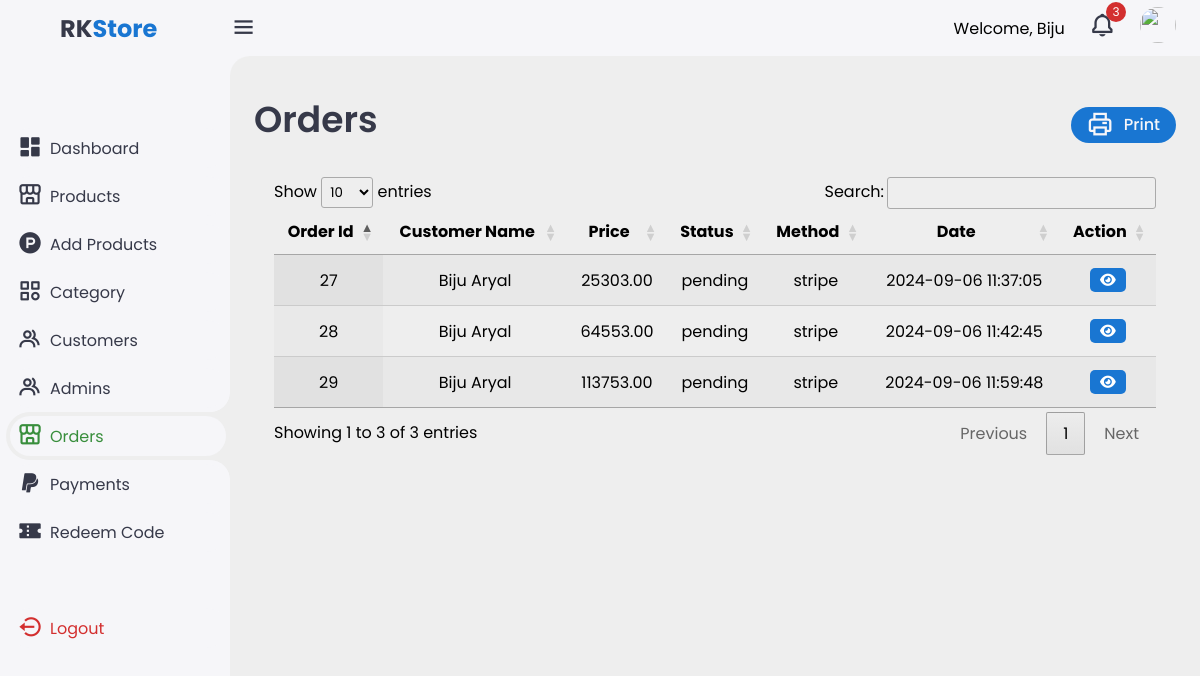
Before: /admin/orders.php (signed in) with the older database file.
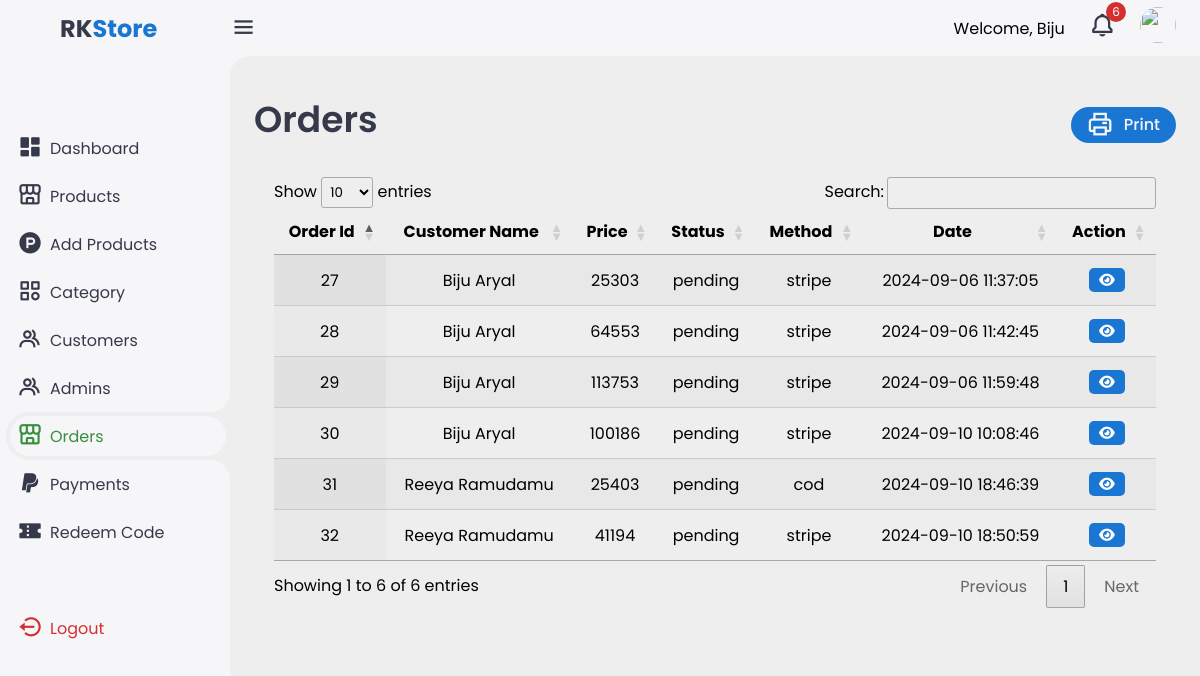
After: the same page with the newer database file.
### tables this page shows
CREATE TABLE `orders` (
  `order_id` int(11) NOT NULL,
  `user_id` int(11) DEFAULT NULL,
  `order_date` timestamp NOT NULL DEFAULT current_timestamp(),
  `status` enum('pending','shipped','delivered','cancelled') DEFAULT 'pending',
  `total_amount` decimal(10,0) NOT NULL,
  `shipping_address` text NOT NULL,
  `billing_address` text NOT NULL,
  `payment_method` varchar(50) DEFAULT NULL,
  `payment_status` enum('paid','pending','failed') DEFAULT 'pending',
  `tracking_number` varchar(100) DEFAULT NULL,
  `created_at` timestamp NOT NULL DEFAULT current_timestamp(),
  `updated_at` timestamp NOT NULL DEFAULT current_timestamp() ON UPDATE current_timestamp()
);

CREATE TABLE `users` (
  `user_id` int(11) NOT NULL,
  `first_name` varchar(50) NOT NULL,
  `last_name` varchar(50) NOT NULL,
  `profile_pic` varchar(255) DEFAULT NULL,
  `email` varchar(100) NOT NULL,
  `password` varchar(255) NOT NULL,
  `phone_number` varchar(15) DEFAULT NULL,
  `address` varchar(255) DEFAULT NULL,
  `street` varchar(255) DEFAULT NULL,
  `apartment` varchar(255) DEFAULT NULL,
  `city` varchar(255) DEFAULT NULL,
  `status` enum('active','disabled') DEFAULT 'active',
  `verification` enum('verified','unverified') DEFAULT 'unverified',
  `verification_token` varchar(255) DEFAULT NULL,
  `created_at` timestamp NULL DEFAULT NULL,
  `updated_at` timestamp NOT NULL DEFAULT current_timestamp() ON UPDATE current_timestamp()
);

### admin/orders.php (the view, shortened to what this page needs)
<?php
include_once("./include/sidebar.php");
include_once('./php/connection.php');
?>
<main>
    <div class="header">
        <div class="left">
            <h1>Orders</h1>
        </div>
        <a href="#" class="report" onclick="printOrders()">
            <i class='bx bx-printer'></i>
            <span>Print</span>
        </a>
    </div>
    <div class="container">
        <?php
        $sql = "SELECT * FROM orders";
        $result = mysqli_query($conn, $sql);
        ?>
        <table id="example" class="display responsive nowrap" style="width:100%;">
            <thead>
                <tr>
                    <th>Order Id</th>
                    <th>Customer Name</th>
                    <th>Price</th>
                    <th>Status</th>
                    <th>Method</th>
                    <th>Date</th>
                    <th>Action</th>
                </tr>
            </thead>
            <tbody>
                <?php
                if (mysqli_num_rows($result) > 0) {
                    while ($row = mysqli_fetch_assoc($result)) {
                        $userId = $row['user_id'];
                        $userSql = "SELECT * FROM users WHERE user_id='$userId'";
                        $rowUser = mysqli_fetch_assoc(mysqli_query($conn,$userSql));
                        echo "<tr>";
                        echo "<td>" . $row['order_id'] . "</td>";
                        echo "<td>" . $rowUser['first_name'] ." ". $rowUser['last_name'] . "</td>";
                        echo "<td>" . $row['total_amount'] . "</td>";
                        echo "<td>" . $row['status'] . "</td>";
                        echo "<td>" . $row['payment_method'] . "</td>";
                        echo "<td>" . $row['order_date'] . "</td>";
                        echo "<td class='actions'>
                         <a href='./php/view-order.php?orderId=" . $row['order_id'] . "'><i class='fa fa-eye edit'></i></a>
                      </td>";
                        echo "</tr>";
                    }
                } else {
                    echo "<tr><td colspan='7'>No categories found</td></tr>";
                }
                ?>
            </tbody>
        </table>
    </div>
</main>
</div>
</body>
</html>

### admin/include/sidebar.php (shortened to what this page needs)
<?php
$connection = mysqli_connect("localhost", "root", "", "rk_db");
?>
<!DOCTYPE html>
<html lang="en">
<head>
    <link href='https://unpkg.com/boxicons@2.1.4/css/boxicons.min.css' rel='stylesheet'>
    <link rel="stylesheet" href="https://cdnjs.cloudflare.com/ajax/libs/font-awesome/6.6.0/css/all.min.css">
    <link rel="stylesheet" href="https://unicons.iconscout.com/release/v3.0.6/css/line.css">
    <link rel="stylesheet" href="./css/style.css">
    <link rel="stylesheet" href="https://cdn.datatables.net/1.10.19/css/jquery.dataTables.min.css">
    <link rel="stylesheet" href="https://cdn.datatables.net/responsive/2.2.3/css/responsive.dataTables.min.css">
</head>
<body>
    <div class="sidebar">
        <a href="#" class="logo">
            <div class="logo-name"><span>RK</span>Store</div>
        </a>
        <ul class="side-menu">
            <li class="active"><a href="index.php"><i class='bx bxs-dashboard'></i>Dashboard</a></li>
            <li><a href="products.php"><i class='bx bx-store-alt'></i>Products</a></li>
            <li><a href="add-product.php"><i class='bx bxl-product-hunt'></i>Add Products</a></li>
            <li><a href="category.php"><i class='bx bx-category'></i>Category</a></li>
            <li><a href="users.php"><i class='bx bx-group'></i>Customers</a></li>
            <li><a href="admin.php"><i class='bx bx-group'></i>Admins</a></li>
            <li><a href="orders.php"><i class='bx bx-store-alt'></i>Orders</a></li>
            <li><a href="payments.php"><i class='bx bxl-paypal'></i>Payments</a></li>
            <li><a href="redeem-code.php"><i class='bx bxs-coupon'></i>Redeem Code</a></li>
        </ul>
        <ul class="side-menu">
            <li>
                <a href="./include/logout.php" class="logout">
                    <i class='bx bx-log-out-circle'></i>
                    Logout
                </a>
            </li>
        </ul>
    </div>
    <div class="content">
        <nav>
            <i class='bx bx-menu'></i>
            <?php
            $sqli = "SELECT * FROM orders WHERE status='pending'";
            $resulti = mysqli_query($connection, $sqli);
            ?>
            <p>Welcome, <?php echo $_SESSION['name']; ?></p>
            <div class="notif">
                <a href="#">
                    <i class='bx bx-bell'></i>
                    <span class="count"><?php echo mysqli_num_rows($resulti); ?></span>
                </a>
            </div>
            <a href="settings.php" class="profile">
                <img src="../logo.png">
            </a>
        </nav>

### admin/css/style.css (style rules this page uses)
:root { --light: #f6f6f9; --primary: #1976d2; --light-primary: #cfe8ff; --grey: #eee; --dark-grey: #aaaaaa; --dark: #363949; --danger: #d32f2f; --light-danger: #fecdd3; --warning: #fbc02d; --light-warning: #fff2c6; --success: #388e3c; --light-success: #bbf7d0; }
* { margin: 0; padding: 0; box-sizing: border-box; font-family: "Poppins", sans-serif; }
.bx { font-size: 1.7rem; }
a { text-decoration: none; }
li { list-style: none; }
html { overflow-x: hidden; }
body { background: var(--grey); overflow-x: hidden; }
.sidebar { position: fixed; top: 0; left: 0; background: var(--light); width: 230px; height: 100%; z-index: 2000; overflow-x: hidden; scrollbar-width: none; transition: all 0.3s ease; }
.sidebar .logo { font-size: 24px; font-weight: 700; height: 56px; display: flex; align-items: center; color: var(--primary); z-index: 500; padding-bottom: 20px; box-sizing: content-box; }
.sidebar .logo .logo-name span { color: var(--dark); }
.sidebar .side-menu { width: 100%; margin-top: 48px; }
.sidebar .side-menu li { height: 48px; background: transparent; margin-left: 6px; border-radius: 48px 0 0 48px; padding: 4px; }
.sidebar .side-menu li.active { background: var(--grey); position: relative; }
.sidebar .side-menu li.active::before { content: ""; position: absolute; width: 40px; height: 40px; border-radius: 50%; top: -40px; right: 0; box-shadow: 20px 20px 0 var(--grey); z-index: -1; }
.sidebar .side-menu li.active::after { content: ""; position: absolute; width: 40px; height: 40px; border-radius: 50%; bottom: -40px; right: 0; box-shadow: 20px -20px 0 var(--grey); z-index: -1; }
.sidebar .side-menu li a { width: 100%; height: 100%; background: var(--light); display: flex; align-items: center; border-radius: 48px; font-size: 16px; color: var(--dark); white-space: nowrap; overflow-x: hidden; transition: all 0.3s ease; }
.sidebar .side-menu li.active a { color: var(--success); }
.sidebar .side-menu li a .bx { min-width: calc(60px - ((4px + 6px) * 2)); display: flex; font-size: 1.6rem; justify-content: center; }
.sidebar .side-menu li a.logout { color: var(--danger); }
.content { position: relative; width: calc(100% - 230px); left: 230px; transition: all 0.3s ease; }
.content nav { height: 56px; background: var(--light); padding: 0 24px 0 0; display: flex; align-items: center; grid-gap: 24px; position: sticky; top: 0; left: 0; z-index: 1000; }
.content nav::before { content: ""; position: absolute; width: 40px; height: 40px; bottom: -40px; left: 0; border-radius: 50%; box-shadow: -20px -20px 0 var(--light); }
.content nav a { color: var(--dark); }
.content nav .bx.bx-menu { cursor: pointer; color: var(--dark); }
.notif { position: relative; display: inline-block; }
.count { background-color: var(--danger); color: white; border-radius: 50%; display: flex; justify-content: center; align-items: center; height: 20px; width: 20px; font-size: 12px; position: absolute; top: -10px; right: -10px; }
.content nav .profile img { width: 36px; height: 36px; object-fit: cover; border-radius: 50%; }
.content main { width: 100%; padding: 36px 24px; max-height: calc(100vh - 56px); }
.content main .header { display: flex; align-items: center; justify-content: space-between; grid-gap: 16px; flex-wrap: wrap; }
.content main .header .left h1 { font-size: 36px; font-weight: 600; margin-bottom: 10px; color: var(--dark); }
.content main .header .report { height: 36px; padding: 0 16px; border-radius: 36px; background: var(--primary); color: var(--light); display: flex; align-items: center; justify-content: center; grid-gap: 10px; font-weight: 500; }
#example tr td { text-align: center; }
#example tr th { text-align: center; }
.actions { display: flex; justify-content: center; gap: 5px; }
.container { padding: 20px; }
#example .actions i { color: white ; }
.delete,.edit { font-size: 14px; display: flex; align-items: center; justify-content: center; cursor: pointer; border-radius: 5px; margin: 5px; }
.edit { background: var(--primary); padding: 5px 10px; color:white; }

Changed rows visible on the page:
changed orders id 27: total_amount "25303.00" → "25303"
changed orders id 28: total_amount "64553.00" → "64553"
changed orders id 29: total_amount "113753.00" → "113753"
added orders: order_id "30", user.first_name "Biju", user.last_name "Aryal", total_amount "100186", status "pending", payment_method "stripe", order_date "2024-09-10 10:08:46"
added orders: order_id "31", user.first_name "Reeya", user.last_name "Ramudamu", total_amount "25403", status "pending", payment_method "cod", order_date "2024-09-10 18:46:39"
added orders: order_id "32", user.first_name "Reeya", user.last_name "Ramudamu", total_amount "41194", status "pending", payment_method "stripe", order_date "2024-09-10 18:50:59"
Other visible differences:
mysqli_num_rows($resulti): "3" → "6"
text written by a page script: "Show entries Search: Showing 1 to 3 of 3 entries Previous 1 Next" → "Show entries Search: Showing 1 to 6 of 6 entries Previous 1 Next"
